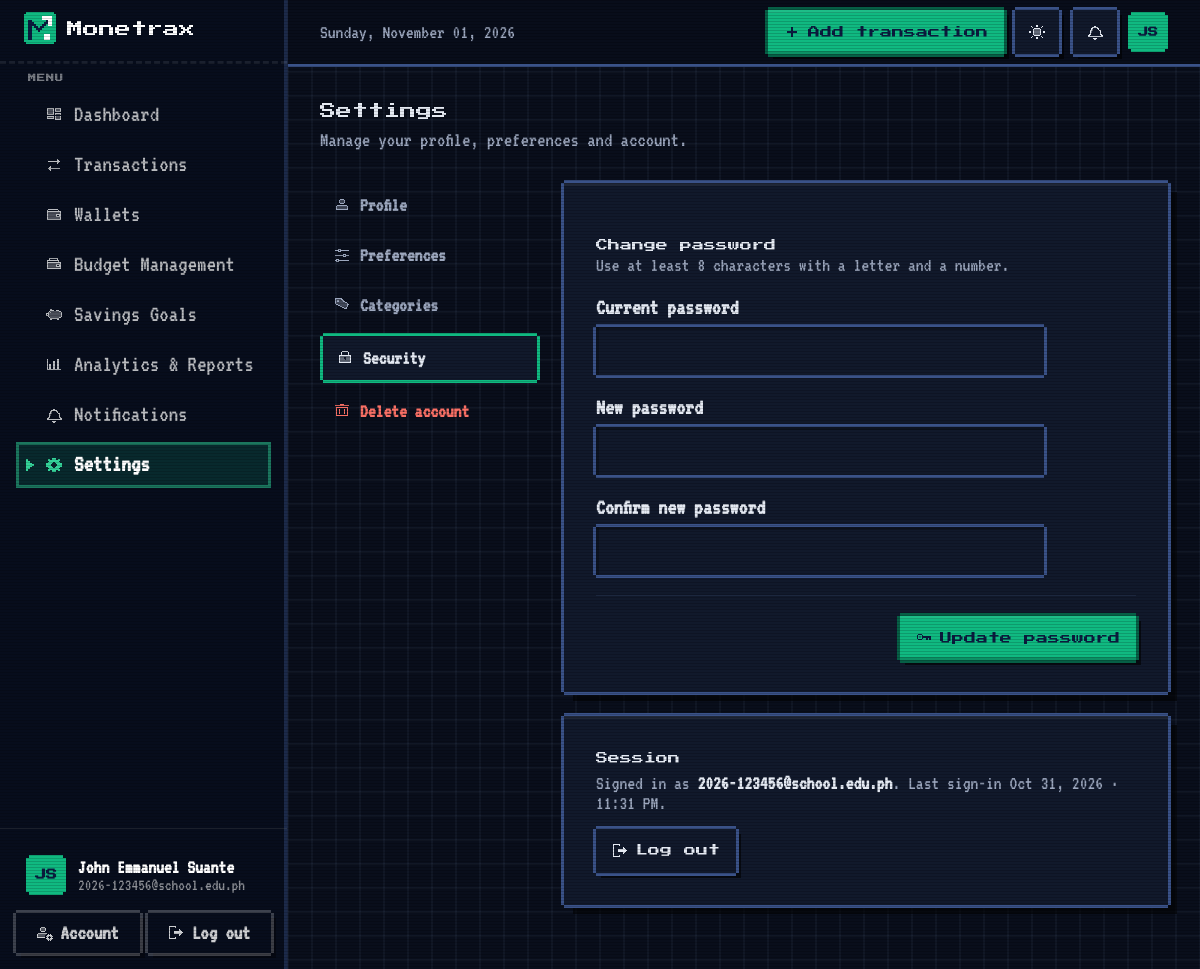
Before: /settings/?section=security (signed in) with the older database file.
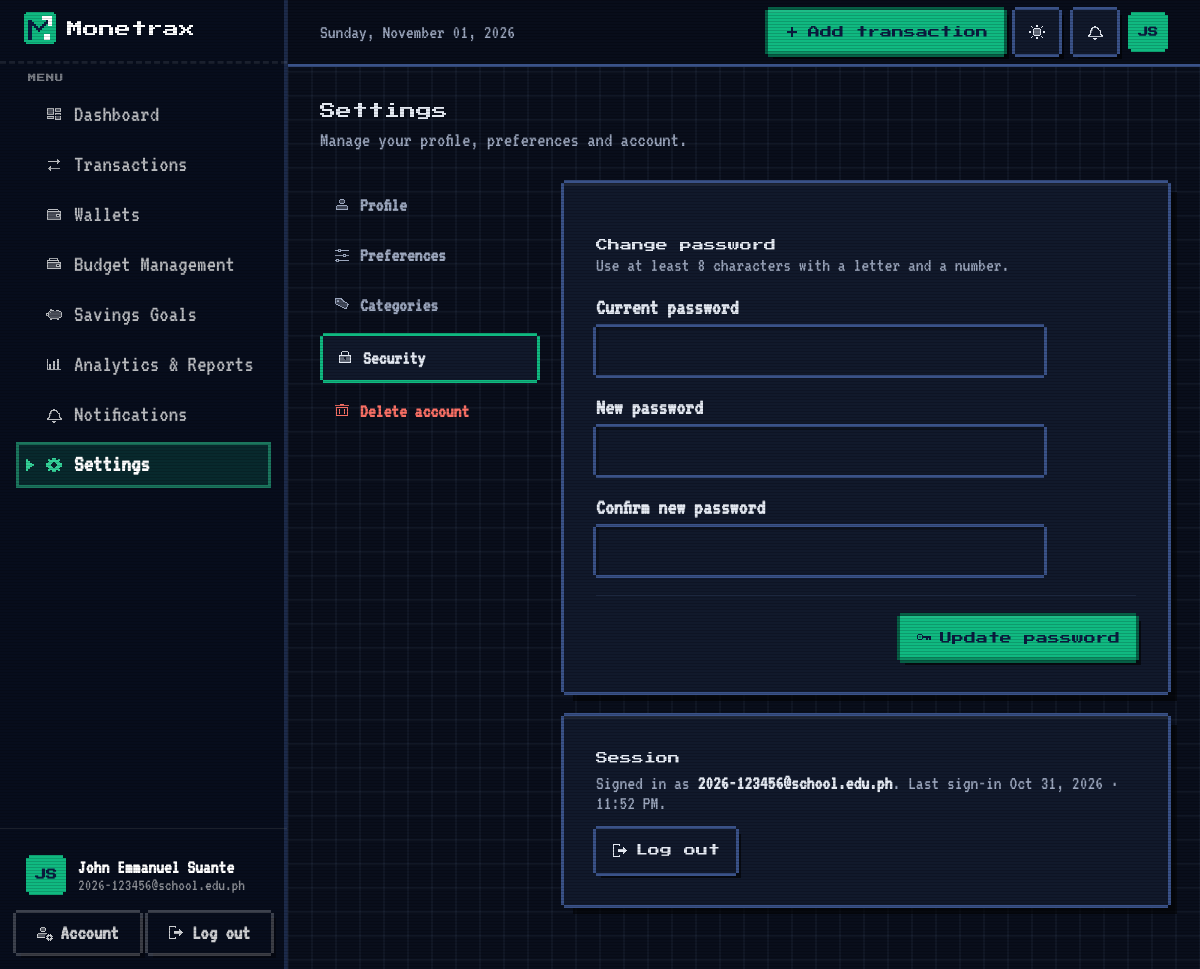
After: the same page with the newer database file.
### models.py (models this page shows, shortened)
class User(UserMixin, db.Model):
    __tablename__ = "users"
    id: Mapped[int] = mapped_column(Integer, primary_key=True)
    full_name: Mapped[str] = mapped_column(String(80))
    email: Mapped[str] = mapped_column(String(254), unique=True, index=True)
    password_hash: Mapped[str] = mapped_column(String(255))
    school: Mapped[Optional[str]] = mapped_column(String(120))
    program: Mapped[Optional[str]] = mapped_column(String(120))
    year_level: Mapped[Optional[str]] = mapped_column(String(30))
    currency: Mapped[str] = mapped_column(String(3), default="PHP")
    budget_alerts: Mapped[bool] = mapped_column(Boolean, default=True)
    savings_alerts: Mapped[bool] = mapped_column(Boolean, default=True)
    theme: Mapped[str] = mapped_column(String(10), default="system", server_default="system")
    created_at: Mapped[datetime] = mapped_column(DateTime, default=utcnow)
    last_login_at: Mapped[Optional[datetime]] = mapped_column(DateTime)
    categories = relationship("Category", back_populates="user", cascade="all, delete-orphan", lazy="dynamic")
    transactions = relationship("Transaction", back_populates="user", cascade="all, delete-orphan", lazy="dynamic")
    budgets = relationship("Budget", back_populates="user", cascade="all, delete-orphan", lazy="dynamic")
    goals = relationship("SavingsGoal", back_populates="user", cascade="all, delete-orphan", lazy="dynamic")
    notifications = relationship("Notification", back_populates="user", cascade="all, delete-orphan", lazy="dynamic")
    wallets = relationship("Wallet", back_populates="user", cascade="all, delete-orphan", lazy="dynamic")
    recurring = relationship("RecurringRule", back_populates="user", cascade="all, delete-orphan", lazy="dynamic")
    @property
    def initials(self) -> str:
        parts = [p for p in (self.full_name or "").split() if p]
        if not parts:
            return "?"
        return (parts[0][0] + (parts[-1][0] if len(parts) > 1 else "")).upper()

### settings.py (the view)
@settings_bp.route("/")
@login_required
def index():
    return _render(section=request.args.get("section", "profile"))

### templates/settings/index.html (shortened to what this page needs)
{% extends "layouts/app.html" %}
{% block content %}
{{ c.page_header("Settings", "Manage your profile, preferences and account.") }}
{% set tabs = [("profile", "Profile", "user"), ("preferences", "Preferences", "sliders-horizontal"),
               ("categories", "Categories", "tags"), ("security", "Security", "lock"), ("danger", "Delete account", "trash-2")] %}
<div class="grid grid-cols-1 gap-6 lg:grid-cols-[220px_minmax(0,1fr)]">
  <nav class="mx-settings-nav" aria-label="Settings sections">
    {% for key, label, icon in tabs %}
      <a href="{{ url_for('settings.index', section=key) }}" class="{{ 'is-active' if section == key }}{{ ' is-danger' if key == 'danger' }}"
         {% if section == key %}aria-current="page"{% endif %}><i data-lucide="{{ icon }}"></i>{{ label }}</a>
    {% endfor %}
  </nav>
  <div class="min-w-0">
  {% if section == "preferences" %}
    <form method="post" action="{{ url_for('settings.preferences') }}" class="mx-card space-y-6 p-5 sm:p-8">
      <input type="hidden" name="csrf_token" value="{{ csrf_token() }}">
      <div>
        <h2 class="mx-h2">Preferences</h2>
        <p class="text-sm text-ink-500">How Monetrax looks, shows amounts and notifies you.</p>
      </div>
      {% set opts = [] %}
      {% for code, info in currencies.items() %}{% set _ = opts.append((code, info[0] ~ "  " ~ info[1] ~ " (" ~ code ~ ")")) %}{% endfor %}
      <fieldset>
        <legend class="mx-label">Appearance</legend>
        <div class="mx-appearance">
          {% for value, label, icon in [("system", "Match device", "monitor"), ("light", "Light", "sun"), ("dark", "Dark", "moon")] %}
            <label>
              <input type="radio" name="theme" value="{{ value }}" data-theme-live {% if (current_user.theme or 'system') == value %}checked{% endif %}>
              <span class="mx-ap-card">
                <span class="mx-ap-swatch" aria-hidden="true">
                  {% if value == "system" %}
                    <span class="mx-ap-light"><i></i><i></i></span><span class="mx-ap-dark"><i></i><i></i></span>
                  {% else %}
                    <span class="mx-ap-{{ value }}"><i></i><i></i><i></i></span>
                  {% endif %}
                </span>
                <span class="mx-ap-label"><i data-lucide="{{ icon }}"></i>{{ label }}</span>
              </span>
            </label>
          {% endfor %}
        </div>
        <p class="mx-hint">Changes apply right away. "Match device" follows your phone or computer's setting.</p>
      </fieldset>
      <div class="max-w-sm">{{ c.select("currency", "Currency", opts, current_user.currency) }}</div>
      <fieldset class="space-y-3">
        <legend class="mx-label">Notifications</legend>
        {% for name, title, text in [("budget_alerts", "Budget warnings", "When a budget reaches 75%, 90% and goes over 100%."),
                                     ("savings_alerts", "Savings milestones", "Halfway and completed goals, and upcoming target dates.")] %}
          <label class="mx-switch-row">
            <span><span class="block text-sm font-semibold">{{ title }}</span><span class="block text-[13px] text-ink-500">{{ text }}</span></span>
            <input type="checkbox" name="{{ name }}" class="mx-switch" {% if current_user[name] %}checked{% endif %}>
          </label>
        {% endfor %}
      </fieldset>
      <div class="flex justify-end border-t border-ink-100 pt-5"><button class="mx-btn-primary" type="submit"><i data-lucide="check"></i>Save preferences</button></div>
    </form>
  {% elif section == "security" %}
    <form method="post" action="{{ url_for('settings.password') }}" class="mx-card space-y-5 p-5 sm:p-8" novalidate>
      <div>
        <h2 class="mx-h2">Change password</h2>
        <p class="text-sm text-ink-500">Use at least 8 characters with a letter and a number.</p>
      </div>
      <div class="max-w-md space-y-5">
        {{ c.input("current_password", "Current password", "", errors.current_password, type="password", required=True, autocomplete="current-password") }}
        {{ c.input("new_password", "New password", "", errors.new_password, type="password", required=True, autocomplete="new-password") }}
        {{ c.input("confirm_password", "Confirm new password", "", errors.confirm_password, type="password", required=True, autocomplete="new-password") }}
      </div>
      <div class="flex justify-end border-t border-ink-100 pt-5"><button class="mx-btn-primary" type="submit">Update password</button></div>
    </form>
    <div class="mx-card mt-6 p-5 sm:p-8">
      <h2 class="mx-h2">Session</h2>
      <p class="mt-1 text-sm text-ink-500">
        Signed in as <span class="font-semibold text-navy-900">{{ current_user.email }}</span>.
        {% if current_user.last_login_at %}Last sign-in {{ current_user.last_login_at|localtime }}.{% endif %}
      </p>
      <form method="post" action="{{ url_for('auth.logout') }}" class="mt-4">
        <button type="submit" class="mx-btn-ghost">Log out</button>
      </form>
    </div>
  {% endif %}
  </div>
</div>
{% endblock %}

### templates/layouts/app.html (shortened to what this page needs)
{% extends "base.html" %}
{% import "components/_ui.html" as ui %}
{% import "components/_app.html" as c %}
{% block head %}
  <link rel="stylesheet" href="{{ url_for('static', filename='css/app.css') }}">
{% endblock %}
{% block body %}
<div class="min-h-full lg:pl-72">
  <aside id="sidebar" class="mx-sidebar" aria-label="Main navigation">
    <div class="flex h-16 flex-none items-center justify-between px-6">
      <a href="{{ url_for('dashboard.index') }}" class="rounded-lg focus-visible:outline focus-visible:outline-2 focus-visible:outline-mint-400">{{ ui.logo("light", 32) }}</a>
    </div>
    <nav class="flex-1 overflow-y-auto px-4 pb-4 pt-2">
      <p class="mb-2 px-3 text-[11px] font-semibold uppercase tracking-wider text-white/40">Menu</p>
      <ul class="space-y-1">
        {% for endpoint, label, icon in nav_items %}
          {% set active = request.endpoint and request.endpoint.split('.')[0] == endpoint.split('.')[0] %}
          <li>
            <a href="{{ url_for(endpoint) }}" class="mx-nav{% if active %} is-active{% endif %}" {% if active %}aria-current="page"{% endif %}>
              <i data-lucide="{{ icon }}"></i><span>{{ label }}</span>
            </a>
          </li>
        {% endfor %}
      </ul>
    </nav>
    <div class="flex-none border-t border-white/10 p-4">
      <a href="{{ url_for('settings.index', section='profile') }}" class="mx-profile">
        <span class="mx-avatar">{{ current_user.initials }}</span>
        <span class="min-w-0 flex-1">
          <span class="block truncate text-sm font-semibold text-white">{{ current_user.full_name }}</span>
          <span class="block truncate text-xs text-white/55">{{ current_user.school or current_user.email }}</span>
        </span>
      </a>
      <div class="mt-2 grid grid-cols-2 gap-2">
        <a href="{{ url_for('settings.index', section='security') }}" class="mx-side-btn">Account</a>
        <form method="post" action="{{ url_for('auth.logout') }}">
          <button type="submit" class="mx-side-btn w-full">Log out</button>
        </form>
      </div>
    </div>
  </aside>
  <header class="mx-topbar sticky top-0 z-30 border-b border-ink-200/70 bg-canvas/85 backdrop-blur">
    <div class="mx-auto flex h-16 max-w-7xl items-center gap-3 px-4 sm:px-6 lg:px-8">
      <p class="min-w-0 flex-1 truncate text-sm font-medium text-ink-500"><span class="hidden sm:inline">{{ today.strftime('%A, ') if today }}</span>{{ today.strftime('%B %d, %Y') if today }}</p>
      <div class="ml-auto flex flex-none items-center gap-2">
        <span class="hidden sm:flex"><a href="{{ url_for('transactions.create', next=request.path) }}" class="mx-btn-primary">Add transaction</a></span>
        <button type="button" class="mx-theme-toggle" data-theme-toggle aria-pressed="false" aria-label="Switch to dark mode" title="Dark mode">
        </button>
        <a href="{{ url_for('notifications.index') }}" class="mx-icon-square relative" aria-label="Notifications{% if unread_notifications %}, {{ unread_notifications }} unread{% endif %}">
        </a>
        <a href="{{ url_for('settings.index') }}" class="mx-avatar mx-avatar-sm" aria-label="Settings">{{ current_user.initials }}</a>
      </div>
    </div>
  </header>
  <main id="main" class="mx-app-main mx-auto max-w-7xl px-4 pb-16 pt-6 sm:px-6 lg:px-8 lg:pt-8">
    {% block content %}{% endblock %}
  </main>
</div>
{% endblock %}

### templates/base.html (shortened to what this page needs)
<!doctype html>
<html lang="en" class="h-full">
<head>
  <script src="https://cdn.tailwindcss.com/3.4.17"></script>
  <link rel="stylesheet" href="{{ url_for('static', filename='css/theme.css') }}">
  <link rel="stylesheet" href="{{ url_for('static', filename='css/auth.css') }}">
  {% block head %}{% endblock %}
  <link rel="stylesheet" href="{{ url_for('static', filename='css/motion.css') }}">
  <link rel="stylesheet" href="{{ url_for('static', filename='css/pixel.css') }}">
</head>
<body class="h-full bg-canvas font-sans text-navy-900 antialiased" data-currency="{{ currency_symbol or '₱' }}"
      {% if current_user.is_authenticated %}data-theme-endpoint="{{ url_for('settings.theme') }}"{% endif %}>
  {% block body %}{% endblock %}
</body>
</html>

### templates/components/_ui.html (shortened to what this page needs)
{% macro logo(variant="dark", size=36, animate=False) -%}
  {% set scale = [2, (size / 16)|round|int]|max %}
  {% set mark = 16 * scale %}
  <span class="mx-logo mx-logo-{{ variant }}{{ ' mx-logo-animate' if animate }}" style="--logo-size: {{ mark }}px">
    <svg class="mx-logo-mark" viewBox="0 0 16 16" width="{{ mark }}" height="{{ mark }}" shape-rendering="crispEdges" aria-hidden="true">
      <path class="mx-logo-tile" d="M1 0h14v1h1v14h-1v1h-14v-1h-1v-14h1z"/>
      <path class="mx-logo-m" d="M2 4h2v1h-2zM11 4h1v1h-1zM2 5h3v1h-3zM10 5h2v1h-2zM2 6h4v1h-4zM9 6h2v1h-2zM2 7h2v1h-2zM5 7h2v1h-2zM8 7h2v1h-2zM2 8h2v1h-2zM6 8h3v1h-3zM2 9h2v1h-2zM7 9h1v1h-1zM2 10h2v1h-2zM2 11h2v1h-2zM2 12h2v1h-2zM2 13h2v1h-2z"/>
      <path class="mx-logo-arrow" d="M9 2h5v1h-5zM9 3h5v1h-5zM12 4h2v1h-2zM12 5h2v1h-2zM12 6h2v1h-2z"/>
      <path class="mx-logo-dot" d="M10 11h3v1h-3zM10 12h3v1h-3zM10 13h3v1h-3z"/>
    </svg>
    <svg class="mx-logo-word" viewBox="0 -8 63 7" width="{{ 63 * scale }}" height="{{ 7 * scale }}" shape-rendering="crispEdges" role="img" aria-label="Monetrax">
      <path d="M0.0 -1.0V-8.0H2.0V-7.0H3.0V-6.0H4.0V-7.0H5.0V-8.0H7.0V-1.0H5.0V-5.0H4.0V-3.0H3.0V-5.0H2.0V-1.0ZM9.0 -1.0V-2.0H8.0V-5.0H9.0V-6.0H14.0V-5.0H15.0V-2.0H14.0V-1.0ZM10.0 -2.0H13.0V-5.0H10.0ZM16.0 -1.0V-6.0H22.0V-5.0H23.0V-1.0H21.0V-5.0H18.0V-1.0ZM25.0 -1.0V-2.0H24.0V-5.0H25.0V-6.0H30.0V-5.0H31.0V-3.0H26.0V-2.0H30.0V-1.0ZM26.0 -4.0H29.0V-5.0H26.0ZM35.0 -1.0V-5.0H33.0V-6.0H35.0V-8.0H37.0V-6.0H39.0V-5.0H37.0V-1.0ZM43.0 -5.0H44.0V-4.0H43.0V-1.0H41.0V-6.0H43.0ZM47.0 -6.0V-5.0H44.0V-6.0ZM49.0 -1.0V-2.0H48.0V-3.0H49.0V-4.0H53.0V-5.0H49.0V-6.0H54.0V-5.0H55.0V-1.0ZM50.0 -2.0H53.0V-3.0H50.0ZM56.0 -1.0V-2.0H57.0V-3.0H58.0V-4.0H57.0V-5.0H56.0V-6.0H58.0V-5.0H59.0V-4.0H60.0V-5.0H61.0V-6.0H63.0V-5.0H62.0V-4.0H61.0V-3.0H62.0V-2.0H63.0V-1.0H61.0V-2.0H60.0V-3.0H59.0V-2.0H58.0V-1.0Z"/>
    </svg>
  </span>
{%- endmacro %}

### templates/components/_app.html (shortened to what this page needs)
{% macro page_header(title, subtitle=None) -%}
  <div class="mb-6 flex flex-col gap-4 sm:mb-8 sm:flex-row sm:items-end sm:justify-between">
    <div class="min-w-0">
      <h1 class="text-2xl font-extrabold tracking-tight sm:text-[1.75rem]">{{ title }}</h1>
      {% if subtitle %}<p class="mt-1 text-[15px] text-ink-500">{{ subtitle }}</p>{% endif %}
    </div>
  </div>
{%- endmacro %}
{% macro input(name, label, value="", error=None, type="text", placeholder="", prefix=None, hint=None,
               required=False, inputmode=None, autocomplete="off", maxlength=None, extra="") -%}
  <div class="mx-field{% if error %} has-error{% endif %}">
    <label for="f-{{ name }}" class="mx-label">{{ label }}{% if not required %} <span class="font-normal text-ink-500">(optional)</span>{% endif %}</label>
    <div class="relative">
      <input id="f-{{ name }}" name="{{ name }}" type="{{ type }}" value="{{ value }}" placeholder="{{ placeholder }}"
             autocomplete="{{ autocomplete }}" {% if inputmode %}inputmode="{{ inputmode }}"{% endif %}
             {% if maxlength %}maxlength="{{ maxlength }}"{% endif %} {% if required %}required{% endif %}
             class="mx-control{% if prefix %} has-prefix{% endif %}" aria-invalid="{{ 'true' if error else 'false' }}"
             {{ extra|safe }}>
    </div>
  </div>
{%- endmacro %}

Changed rows visible on the page:
changed User "John Emmanuel Suante": last_login_at "Oct 31, 2026 · 11:31 PM" → "Oct 31, 2026 · 11:52 PM"
